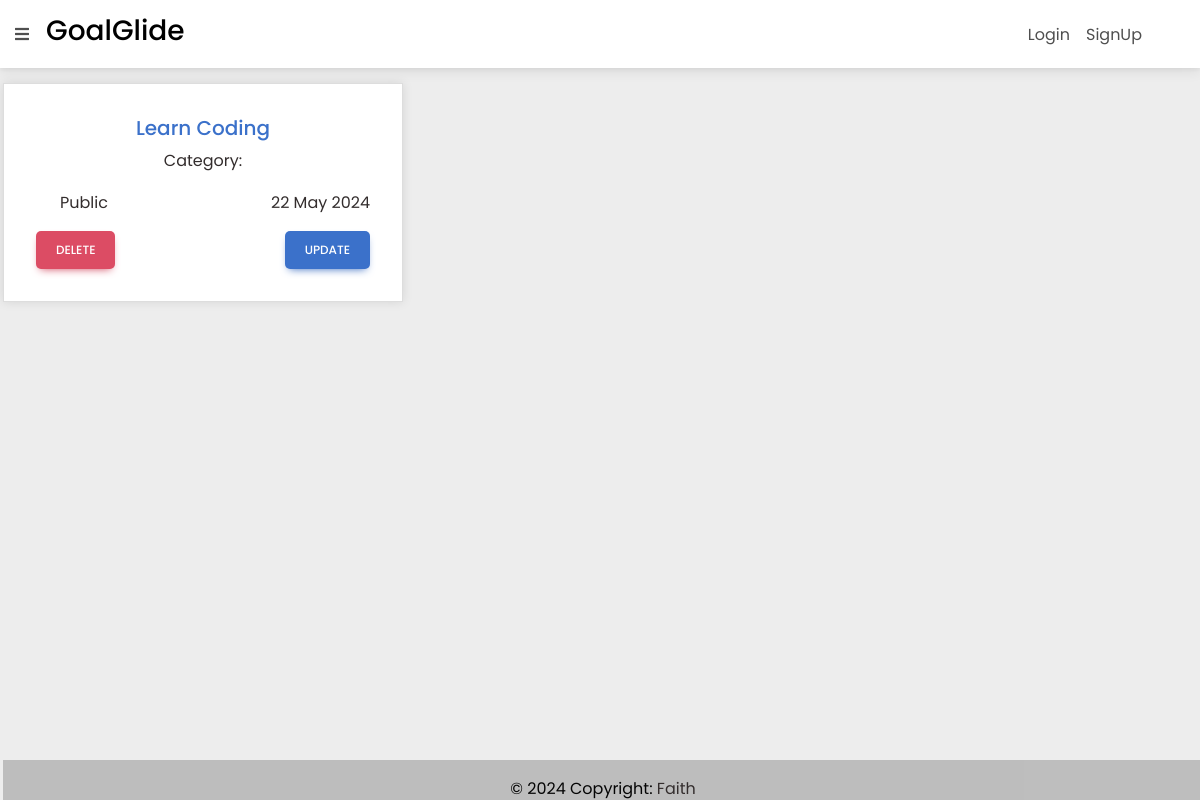
Page /goals/goaldetail/1/ on the committed database.
### goals/models.py (models this page shows, shortened)
class Goal(models.Model):
    user = models.ForeignKey(User, on_delete=models.CASCADE, default=None)
    name = models.CharField(max_length=200)
    visibility = models.CharField(choices = VISIBILITY_CHOICES,max_length=20,default='Private')
    status = models.CharField(choices = STATUS_CHOICES,max_length=20,default='Not Started')
    target_date = models.DateTimeField()
    slug = models.SlugField()
    class Meta:
        ordering = ('-target_date', )

### goals/views.py (the view)
# urls.py: path('goaldetail/<int:pk>/',views.GoalDetailView.as_view(),name = "goal-detail"),
class GoalDetailView(DetailView):
    model = Goal
    template_name = "goals/goaldetail.html"
    context_object_name = 'goal'

### goals/templates/goals/goaldetail.html
{% extends 'goals/base.html' %}
{% block content %}
<div>
    <div class="goal text-center mt-2 justify-content-between">
        <h5 class="text-primary">{{ object.name }}</h5>
        <div class="card-body text-dark">
            <p>Category: {{ object.category }}</p>
            <div class="visibility d-flex justify-content-between">
                <p class="d-flex"><box-icon name='low-vision'></box-icon>{{ object.get_visibility_display }}</p>
                <p class="d-flex"><box-icon name='radar'></box-icon>{{ object.target_date|date:"d M Y" }}</p>
            </div>
        </div>
        <div class="d-flex justify-content-between">
            <a href="{% url 'delete-goal' goal.id %}" class="btn btn-danger">Delete</a>
            <a href="{% url 'update-goal' goal.id %}" class="btn btn-primary">Update</a>
        </div>
    </div>
</div>
{% endblock content %}

### goals/static/goals/goals.css (style rules this page uses)
* { margin: 0; padding: 0; box-sizing: border-box; border: none; outline: none; scroll-behavior: smooth; font-family: Poppins,sans-serif; }
:root { --bg-color: #081b29; --second-bg-color: #112e42; --text-color: #ededed; --main-color: #00abf0; }
body { background-color: var(--text-color); padding: 3px; }
.btn { padding: 10px 20px; border: none; border-radius: 5px; cursor: pointer; }
.goal { max-width: 25rem; margin-bottom: 5px; padding: 2rem; background-color: #fff; border: 1px solid #ddd; box-shadow: 0 0 10px rgba(0, 0, 0, 0.1); }

### rows in the picture
Goal: name "Learn Coding", visibility "Public", target_date "22 May 2024"
